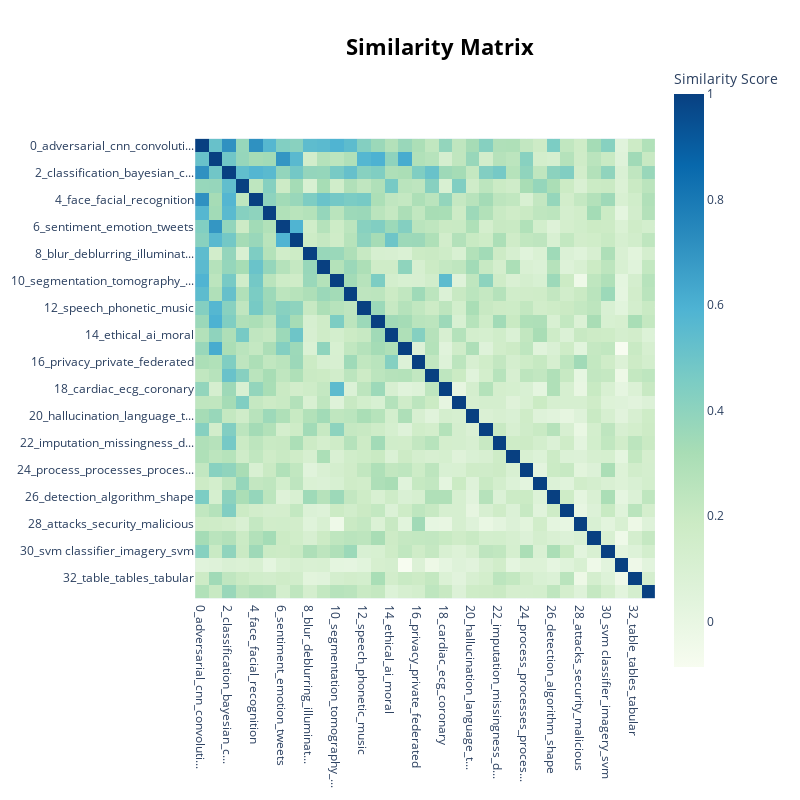

The cell this chart's notebook holds for it:
### Code cell
topic_model.visualize_heatmap()

### Figure 1 — Plotly figure (JSON) as saved in the notebook; plotly's stock layout.template omitted (floating-point values rounded to 4 significant figures; data arrays with more than 128 entries replaced by an {"elided": "..."} marker saying what was removed)
{"data": [{"coloraxis": "coloraxis", "hovertemplate": "x: %{x}<br>y: %{y}<br>Similarity Score: %{z}<extra></extra>", "name": "0", "type": "heatmap", "x": ["0_adversarial_cnn_convoluti...", "1_dialogue_corpus_semantic", "2_classification_bayesian_c...", "3_optimization_reinforcemen...", "4_face_facial_recognition", "5_neuromorphic_neurons_neural", "6_sentiment_emotion_tweets", "7_bias_fairness_biases", "8_blur_deblurring_illuminat...", "9_sketch_sketches_creativity", "10_segmentation_tomography_...", "11_hashing_hash_gpu", "12_speech_phonetic_music", "13_clinical_medical_covid", "14_ethical_ai_moral", "15_conceptual_concepts_conc...", "16_privacy_private_federated", "17_fuzzy_sets_criteria", "18_cardiac_ecg_coronary", "19_auction_advertising_voting", "20_hallucination_language_t...", "21_sar_hawkes_aperture", "22_imputation_missingness_d...", "23_food_obesity_procedural", "24_process_processes_proces...", "25_innate_ais_intrusion", "26_detection_algorithm_shape", "27_copula_multivariate_depe...", "28_attacks_security_malicious", "29_numbers_number_digit", "30_svm classifier_imagery_svm", "31_author_overlap_incomplete", "32_table_tables_tabular", "33_phenotype_segmentation_o..."], "xaxis": "x", "y": ["0_adversarial_cnn_convoluti...", "1_dialogue_corpus_semantic", "2_classification_bayesian_c...", "3_optimization_reinforcemen...", "4_face_facial_recognition", "5_neuromorphic_neurons_neural", "6_sentiment_emotion_tweets", "7_bias_fairness_biases", "8_blur_deblurring_illuminat...", "9_sketch_sketches_creativity", "10_segmentation_tomography_...", "11_hashing_hash_gpu", "12_speech_phonetic_music", "13_clinical_medical_covid", "14_ethical_ai_moral", "15_conceptual_concepts_conc...", "16_privacy_private_federated", "17_fuzzy_sets_criteria", "18_cardiac_ecg_coronary", "19_auction_advertising_voting", "20_hallucination_language_t...", "21_sar_hawkes_aperture", "22_imputation_missingness_d...", "23_food_obesity_procedural", "24_process_processes_proces...", "25_innate_ais_intrusion", "26_detection_algorithm_shape", "27_copula_multivariate_depe...", "28_attacks_security_malicious", "29_numbers_number_digit", "30_svm classifier_imagery_svm", "31_author_overlap_incomplete", "32_table_tables_tabular", "33_phenotype_segmentation_o..."], "yaxis": "y", "z": {"elided": "34x34 float values"}}], "layout": {"coloraxis": {"colorbar": {"title": {"text": "Similarity Score"}}, "colorscale": [[0, "rgb(247,252,240)"], [0.125, "rgb(224,243,219)"], [0.25, "rgb(204,235,197)"], [0.375, "rgb(168,221,181)"], [0.5, "rgb(123,204,196)"], [0.625, "rgb(78,179,211)"], [0.75, "rgb(43,140,190)"], [0.875, "rgb(8,104,172)"], [1, "rgb(8,64,129)"]]}, "height": 800, "hoverlabel": {"bgcolor": "white", "font": {"family": "Rockwell", "size": 16}}, "legend": {"title": {"text": "Trend"}}, "margin": {"t": 60}, "showlegend": true, "title": {"font": {"color": "Black", "size": 22}, "text": "<b>Similarity Matrix</b>", "x": 0.55, "xanchor": "center", "y": 0.95, "yanchor": "top"}, "width": 800, "xaxis": {"anchor": "y", "constrain": "domain", "domain": [0, 1], "scaleanchor": "y"}, "yaxis": {"anchor": "x", "autorange": "reversed", "constrain": "domain", "domain": [0, 1]}}}
